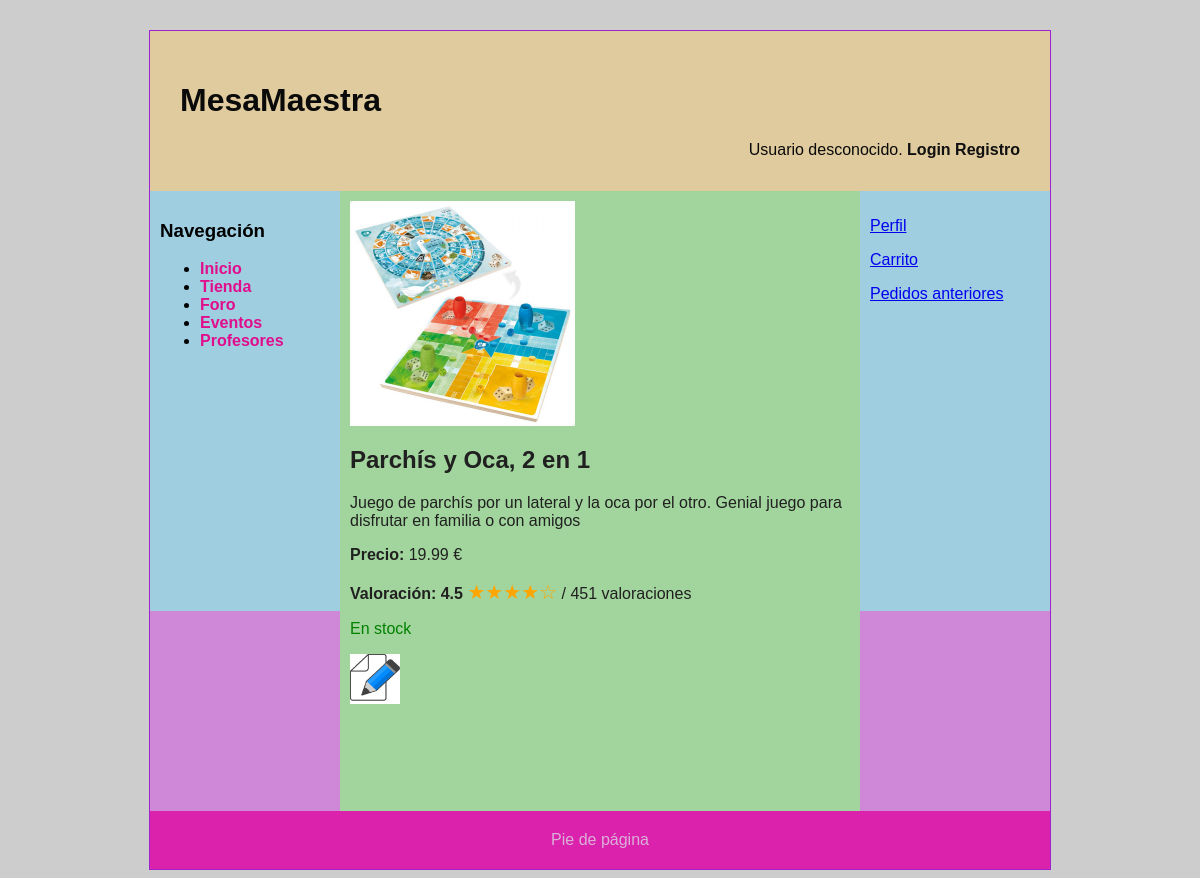
Screenshot of /caracteristicaProducto.php?id_producto=1 with the database file from the repository.
### tables this page shows
CREATE TABLE `productos` (
  `nombre` varchar(30) NOT NULL,
  `precio` decimal(11,2) NOT NULL,
  `descripcion` varchar(400) NOT NULL,
  `id` int(11) NOT NULL,
  `imagen` varchar(40) NOT NULL,
  `valoracion` decimal(4,2) DEFAULT NULL,
  `num_valoraciones` int(11) NOT NULL,
  `cantidad` int(11) NOT NULL
);

### includes/src/Productos/Producto.php (called while the page is built, shortened)
<?php
class Producto
{
    private $id;
    private $nombre;
    private $precio;
    private $descripcion;
    private $imagen;
    private $valoracion;
    private $num_valoraciones;
    private $cantidad;
    private function __construct($id, $nombre, $precio, $descripcion, $imagen, $valoracion, $num_valoraciones,$cantidad)
    {
        $this->id = intval($id);
        $this->nombre = $nombre;
        $this->precio = floatval($precio);
        $this->descripcion = $descripcion;
        $this->imagen = $imagen;
        $this->valoracion = floatval($valoracion);
        $this->num_valoraciones = intval($num_valoraciones);
        $this->cantidad = intval($cantidad);
        $this->id = $id !== null ? intval($id) : null;
    }
    public function getIdProducto()
    {
        return $this->id;
    }
    public function getNombre()
    {
        return $this->nombre;
    }
    public function getPrecio()
    {
        return $this->precio;
    }
    public function getDescripcion()
    {
        return $this->descripcion;
    }
    public function getImagen()
    {
        return $this->imagen;
    }
    public function getValoracion()
    {
        return $this->valoracion;
    }
    public function getCantidad()
    {
        return $this->cantidad;
    }
    public function getNumValoraciones()
    {
        return $this->num_valoraciones;
    }
    public static function buscaPorId($idProducto)
    {
        $result = null;
        $conn = BD::getInstance()->getConexionBd();
        $query = sprintf('SELECT * FROM productos P WHERE P.id = %d;', $idProducto);
        $rs = null;
        try{
            $rs = $conn->query($query);
            $fila = $rs->fetch_assoc();
            if ($fila) {
                $result = new Producto($fila['id'], $fila['nombre'], $fila['precio'], $fila['descripcion'], $fila['imagen'], $fila['valoracion'], $fila['num_valoraciones'], $fila['cantidad']);
            }
        } finally {
            if ($rs != null) {
                $rs->free();
            }
        }
        return $result;
    }
}

### caracteristicaProducto.php (the view, shortened to what this page needs)
<?php
    echo '<link rel="stylesheet" type="text/css" href="css/imagenes.css">';
    if(isset($_GET['id_producto'])) {
        $id_producto = $_GET['id_producto'];
        $producto = Producto::buscaPorId($id_producto);
        if ($producto) {
            $imagenPath = RUTA_IMGS . $producto->getImagen();
            $valoracion = $producto->getValoracion();
            $valoracion_rounded = round($valoracion * 2) / 2;
            $contenidoPrincipal = <<<EOF
            <div class="producto_detalles">
                <img src="$imagenPath" alt="{$producto->getNombre()}" class="detalle_imagen">
                <h2>{$producto->getNombre()}</h2>
                <p>{$producto->getDescripcion()}</p>
                <p><strong>Precio:</strong> {$producto->getPrecio()} €</p>
                <p><strong>Valoración: {$producto->getValoracion()}   </strong>
            EOF;
            for ($i = 1; $i <= 5; $i++) {
                $contenidoPrincipal .= ($valoracion_rounded >= $i) ? '<span class="star">&#9733;</span>' : '<span class="star">&#9734;</span>';
            }
            $contenidoPrincipal .= " / {$producto->getNumValoraciones()} valoraciones</p>";
            if ($producto->getCantidad() > 0) {
                $contenidoPrincipal .= "<p class='stock verde'>En stock</p>";
            } else {
                $contenidoPrincipal .= "<p class='stock rojo'>Sin stock</p>";
            }
            $contenidoPrincipal .=<<<EOF
            <div class="editar_Producto">
                <a href="/G3_SW/EditorProductoView.php?id_producto={$producto->getIdProducto()}">
                    <img src="/G3_SW/images/editar_producto.png" alt="Editor Producto" width="50" height="50">
                </a>
            </div>
            EOF;
            $contenidoPrincipal .= "</div>";
        } else {
            $contenidoPrincipal = 'Producto no encontrado.';
        }
        require_once 'includes/vistas/comun/layout.php';
    }
?>

### css/imagenes.css (style rules this page uses)
.detalle_imagen { max-width: 45%; height: auto; display: block; margin-bottom: 10px; }
.star { color: orange; font-size: 20px; }
.verde { color: green; }

### css/estilo.css (style rules this page uses)
body { background-color: #CDCDCD; font-family: "Comic Sans MS", cursive, sans-serif; }

### rows the page displays
productos: imagen (picture), nombre "Parchís y Oca, 2 en 1", descripcion "Juego de parchís por un lateral y la oca por el otro. Genial juego para disfrutar en familia o con amigos", precio "19.99", valoracion "4.5", num_valoraciones "451"
